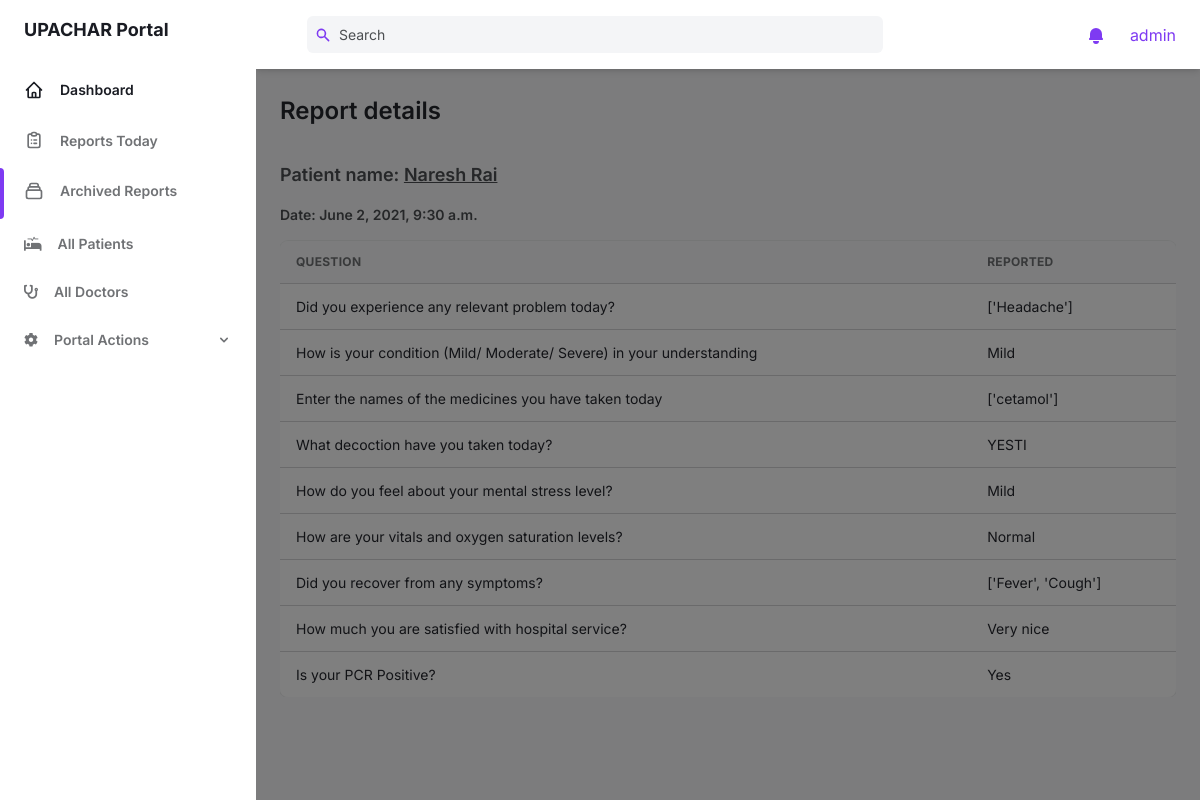
/portal/reports/13/ (signed in), run on the app's committed database.
### questions/models.py (models this page shows, shortened)
class Submission(models.Model):
    user = models.ForeignKey(User, on_delete=models.CASCADE, related_name='submissions')
    data = models.JSONField()
    date_added = models.DateTimeField(auto_now_add=True)

### users/models.py (models this page shows, shortened)
class Profile(models.Model):
    user = models.OneToOneField(User, on_delete=models.CASCADE)
    name = models.CharField(max_length=32, null=True, blank=True)
    phone_no = models.CharField(max_length=10, null=True, blank=True)
    hospital_name = models.CharField(max_length=32, null=True, blank=True)
    hospital_ward_name = models.CharField(max_length=32, null=True, blank=True)
    address = models.CharField(max_length=32, null=True, blank=True)
    province = models.IntegerField(choices=PROVINCES, null=True, blank=True)
    occupation = models.CharField(max_length=34, null=True, blank=True)
    sex = models.CharField(choices=SEX, max_length=1, null=True, blank=True)
    age = models.PositiveIntegerField(null=True, blank=True)
    day_of_pcr_positive = models.PositiveIntegerField(null=True, blank=True)
    PCR_CT_value = models.DecimalField(decimal_places=5, max_digits=10, null=True, blank=True)
    vaccination_status = models.CharField(max_length=1, choices=YES_NO, null=True, blank=True)
    prevalent_conditions = models.JSONField(null=True, blank=True)
    stage_of_patient = models.CharField(max_length=8, choices=STAGES, null=True, blank=True)
    comorbidity_problems = models.JSONField(null=True, blank=True)
    smoking_status = models.CharField(max_length=10, choices=SMOKER_STATUS, null=True, blank=True)
    user_type = models.CharField(max_length=8, choices=USER_TYPES, default='patient')
    assigned_to = models.ForeignKey(User, null=True, blank=True, on_delete=models.CASCADE, related_name='assigned')

### portal/views.py (the view)
# urls.py: path('reports/<int:pk>/', report_detail_view, name='report_detail'),
@login_required
def report_detail_view(request, pk):
    context = {
        'page': 'archive',
        'report': Submission.objects.get(pk=pk),
    }
    return render(request, 'portal/report_detail.html', context)

### portal/templatetags/custom_tags.py (called while the page is built)
@register.filter
def get(mapping, key):
    return mapping.get(key, '')

### portal/templates/portal/report_detail.html (shortened to what this page needs)
{% extends 'portal/base.html' %}
{% load static %}
{% load custom_tags %}
{% block content %}
<main class="h-full overflow-y-auto">
    <div class="container px-6 mx-auto grid">
        <h2 class="mt-6 text-2xl font-semibold text-gray-700 dark:text-gray-200">
            Report details
        </h2>
        <div class="my-8 w-full overflow-hidden">
            <div class="text-gray-700 dark:text-gray-300">
                <h4 class="mb-4 text-lg font-semibold text-gray-600 dark:text-gray-300">
                    Patient name: <u>{{ report.user.profile.name }}</u>
                </h4>
                <h5 class="mb-4 text-sm font-semibold text-gray-600 dark:text-gray-300">
                    Date: {{ report.date_added }}
                <div class="w-full overflow-hidden rounded-lg shadow-xs">
                    <div class="w-full overflow-x-auto">
                        <table class="w-full whitespace-no-wrap">
                            <thead>
                                <tr
                                    class="text-xs font-semibold tracking-wide text-left text-gray-500 uppercase border-b dark:border-gray-700 bg-gray-50 dark:text-gray-400 dark:bg-gray-800">
                                    <th class="px-4 py-3">Question</th>
                                    <th class="px-4 py-3">Reported</th>
                                </tr>
                            </thead>
                            <tbody class="bg-white divide-y dark:divide-gray-700 dark:bg-gray-800">
                                {% for question in report.data %}
                                <tr class="text-gray-700 dark:text-gray-400">
                                    <td class="px-4 py-3">
                                        <div class="flex items-center text-sm">
                                            {{ question }}
                                        </div>
                                    </td>
                                    <td class="px-4 py-3 text-sm">
                                        {{ report.data|get:question }}
                                    </td>
                                </tr>
                                {% endfor %}
                            </tbody>
                        </table>
                    </div>
                </div>
            </div>
        </div>
    </div>
</main>
{% endblock %}

### portal/templates/portal/header_bar.html (shortened to what this page needs)
<header class="z-10 py-4 bg-white shadow-md dark:bg-gray-800">
    <div
        class="container flex items-center justify-between h-full px-6 mx-auto text-purple-600 dark:text-purple-300">
        <div class="flex justify-center flex-1 lg:mr-32">
            <div class="relative w-full max-w-xl mr-6 focus-within:text-purple-500">
                <div class="absolute inset-y-0 flex items-center pl-2">
                    <svg class="w-4 h-4" aria-hidden="true" fill="currentColor" viewBox="0 0 20 20">
                        <path fill-rule="evenodd"
                            d="M8 4a4 4 0 100 8 4 4 0 000-8zM2 8a6 6 0 1110.89 3.476l4.817 4.817a1 1 0 01-1.414 1.414l-4.816-4.816A6 6 0 012 8z"
                            clip-rule="evenodd"></path>
                    </svg>
                </div>
                <input
                    class="w-full pl-8 pr-2 text-sm text-gray-700 placeholder-gray-600 bg-gray-100 border-0 rounded-md dark:placeholder-gray-500 dark:focus:shadow-outline-gray dark:focus:placeholder-gray-600 dark:bg-gray-700 dark:text-gray-200 focus:placeholder-gray-500 focus:bg-white focus:border-purple-300 focus:outline-none focus:shadow-outline-purple form-input"
                    type="text" placeholder="Search" aria-label="Search" />
            </div>
        </div>
        <ul class="flex items-center flex-shrink-0 space-x-6">
            <li class="relative">
                <button
                    class="relative align-middle rounded-md focus:outline-none focus:shadow-outline-purple"
                    @click="toggleNotificationsMenu" @keydown.escape="closeNotificationsMenu"
                    aria-label="Notifications" aria-haspopup="true">
                    <svg class="w-5 h-5" aria-hidden="true" fill="currentColor" viewBox="0 0 20 20">
                        <path
                            d="M10 2a6 6 0 00-6 6v3.586l-.707.707A1 1 0 004 14h12a1 1 0 00.707-1.707L16 11.586V8a6 6 0 00-6-6zM10 18a3 3 0 01-3-3h6a3 3 0 01-3 3z">
                        </path>
                    </svg>
                </button>
            </li>
            <li class="relative">
                <button class="align-middle rounded-full focus:shadow-outline-purple focus:outline-none"
                    @click="toggleProfileMenu" @keydown.escape="closeProfileMenu" aria-label="Account"
                    aria-haspopup="true">
                        {{ request.user }}
                </button>
            </li>
        </ul>
    </div>
</header>

### data on the page
Submission: user.profile.name "Naresh Rai", date_added "June 2, 2021, 9:30 a.m.", data|get "['Headache']" "Mild" "['cetamol']" "YESTI" "Mild" "Normal" "['Fever', 'Cough']" "Very nice" "Yes"

### other printed values
{{ request.user }} "admin"
{{ question }} "Did you experience any relevant problem today?" "How is your condition (Mild/ Moderate/ Severe) in your understanding" "Enter the names of the medicines you have taken today" "What decoction have you taken today?" "How do you feel about your mental stress level?" "How are your vitals and oxygen saturation levels?" "Did you recover from any symptoms?" "How much you are satisfied with hospital service?" "Is your PCR Positive?"
